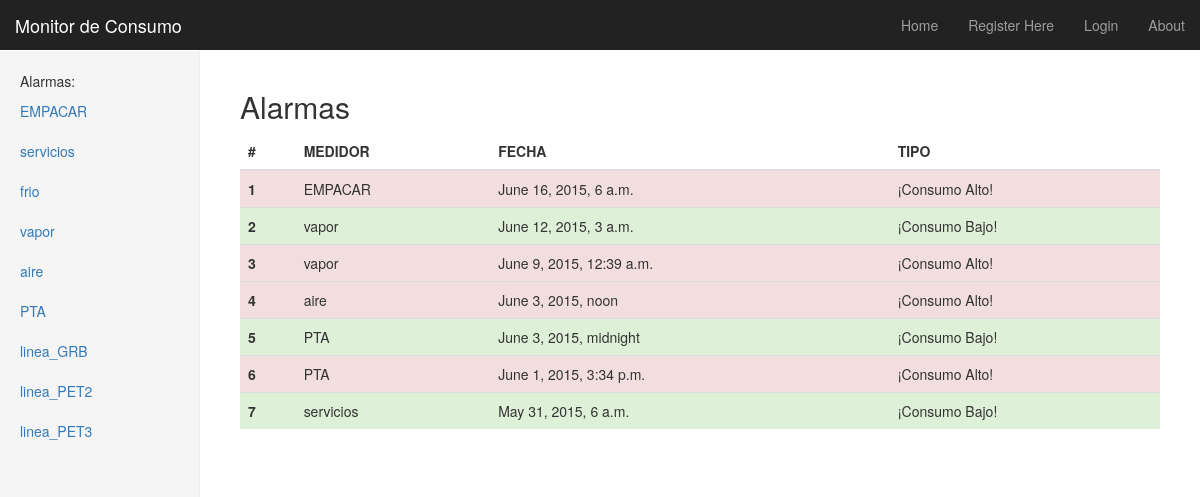
The app's page /rango/alarmas/ with its own data.
### rango/models.py (models this page shows, shortened)
class Medidor(models.Model):
    nombre = models.CharField(max_length = 128, unique = True)
    area = models.CharField(max_length = 128, default="planta")
    descripcion = models.TextField(null=True)
    slug = models.SlugField(null=True)
    def __unicode__(self):
	return self.nombre

class Alarma(models.Model):
    BAJO="B"
    ALTO="A"
    ALARMAS_CHOICES=(
        (BAJO,'Nivel muy bajo detectado!'),
        (ALTO,'Nivel muy alto detectado!'),
    )
    medidor = models.ForeignKey(Medidor)
    fecha = models.DateTimeField()
    tipo = models.CharField(max_length=2,
        choices=ALARMAS_CHOICES, default=ALTO)

### rango/views.py (the view)
# urls.py: url(r'^alarmas/(?P<medidor_name_slug>[\w\-]+)/$', views.alarma_med, name = 'alarma_med'),
def alarmas(request):
    alarmas_list = Alarma.objects.order_by('-fecha')[:7]
    context_dict = {'alarmas': alarmas_list}
    return render(request, 'rango/alarmas.html', context_dict)

### rango/templatetags/rango_extras.py (called while the page is built)
@register.inclusion_tag('rango/side_areas_alarma.html')
def get_areas_list_alarma(med=None):
	return {'areas': Medidor.objects.all(), 'act_med': med}

### templates/rango/alarmas.html (shortened to what this page needs)
{% extends 'base.html' %}
{% load staticfiles %}
{% load rango_extras %}
{% block body_block %}
    {% if medidor %}
    <h2>Alarmas del medidor {{medidor.nombre}} </h2>
    {% else %}
    <h2>Alarmas</h2>
    {% endif %}
    {% if alarmas %}
    <table class="table">
      <thead>
        <tr>
          <th>#</th>
          <th>MEDIDOR</th>
          <th>FECHA</th>
          <th>TIPO</th>
        </tr>
      </thead>
      <tbody>
      {% for alarma in alarmas %}
        {% if alarma.tipo == 'B' %}
        <tr class="success">
          <th scope="row">{{forloop.counter}}</th>
          <td>{{alarma.medidor}}</td>
          <td>{{alarma.fecha}}</td>
          <td>¡Consumo Bajo!</td>
        </tr>
        {% else %}
        <tr class="danger">
          <th scope="row">{{forloop.counter}}</th>
          <td>{{alarma.medidor}}</td>
          <td>{{alarma.fecha}}</td>
          <td>¡Consumo Alto! </td>
        </tr>
        {% endif %}
        {% endfor %}
      </tbody>
    </table>
    {% else %}
    <h3>No hay alarmas en este medidor!</h3>
    {% endif %}
{% endblock %}
{% block side_block %}
                 Alarmas:
                {% get_areas_list_alarma medidor %}
                {% endblock %}

### templates/rango/side_areas_alarma.html
{% if areas %}
    <ul class="nav nav-sidebar">
    {% for area in areas %}
        {% if area == act_med %}
        	<li  class="active" >
        {% else  %}
        	<li>
        {% endif %}
           	<a href="{% url 'alarma_med'  area.slug %}">{{ area.nombre }}</a></li>
    {% endfor %}
{% else %}
    <li> <strong >No hay medidores presentes.</strong></li>
    </ul>
{% endif %}

### static/css/dashboard.css (style rules this page uses)
body { padding-top: 50px; }
.nav-sidebar { margin-right: -21px; margin-bottom: 20px; margin-left: -20px; }
.nav-sidebar > li > a { padding-right: 20px; padding-left: 20px; }

### records on screen
Medidor: nombre "EMPACAR"
Medidor: nombre "servicios"
Medidor: nombre "frio"
Medidor: nombre "vapor"
Medidor: nombre "aire"
Medidor: nombre "PTA"
Medidor: nombre "linea_GRB"
Medidor: nombre "linea_PET2"
Medidor: nombre "linea_PET3"
Alarma: medidor "EMPACAR", fecha "June 16, 2015, 6 a.m."
Alarma: medidor "vapor", fecha "June 12, 2015, 3 a.m."
Alarma: medidor "vapor", fecha "June 9, 2015, 12:39 a.m."
Alarma: medidor "aire", fecha "June 3, 2015, noon"
Alarma: medidor "PTA", fecha "June 3, 2015, midnight"
Alarma: medidor "PTA", fecha "June 1, 2015, 3:34 p.m."
Alarma: medidor "servicios", fecha "May 31, 2015, 6 a.m."
